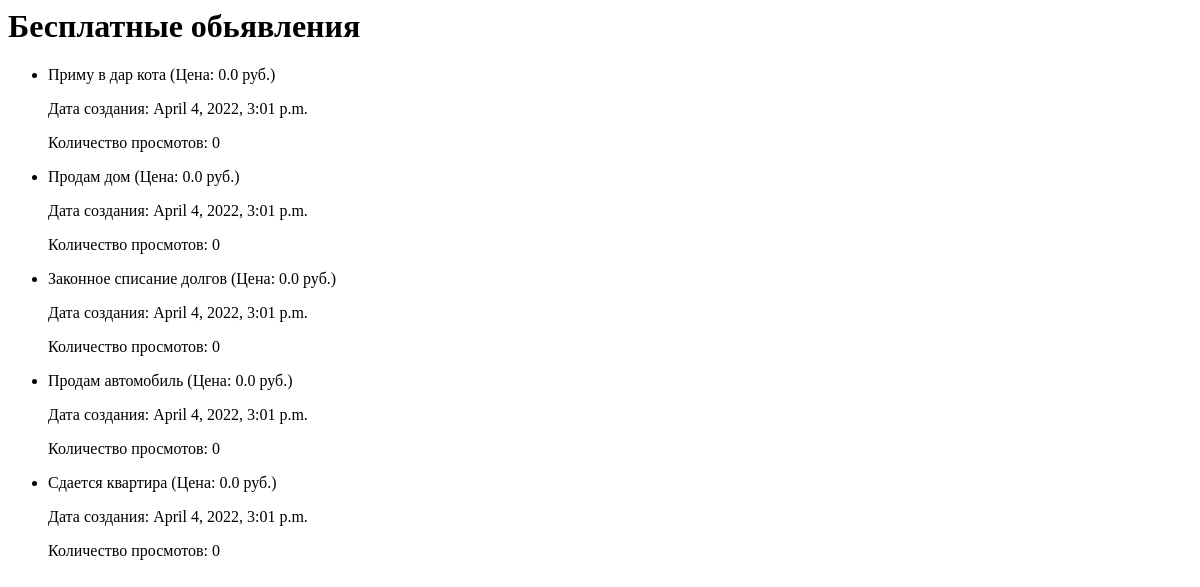
The app's page /advertisement_list/, older data.
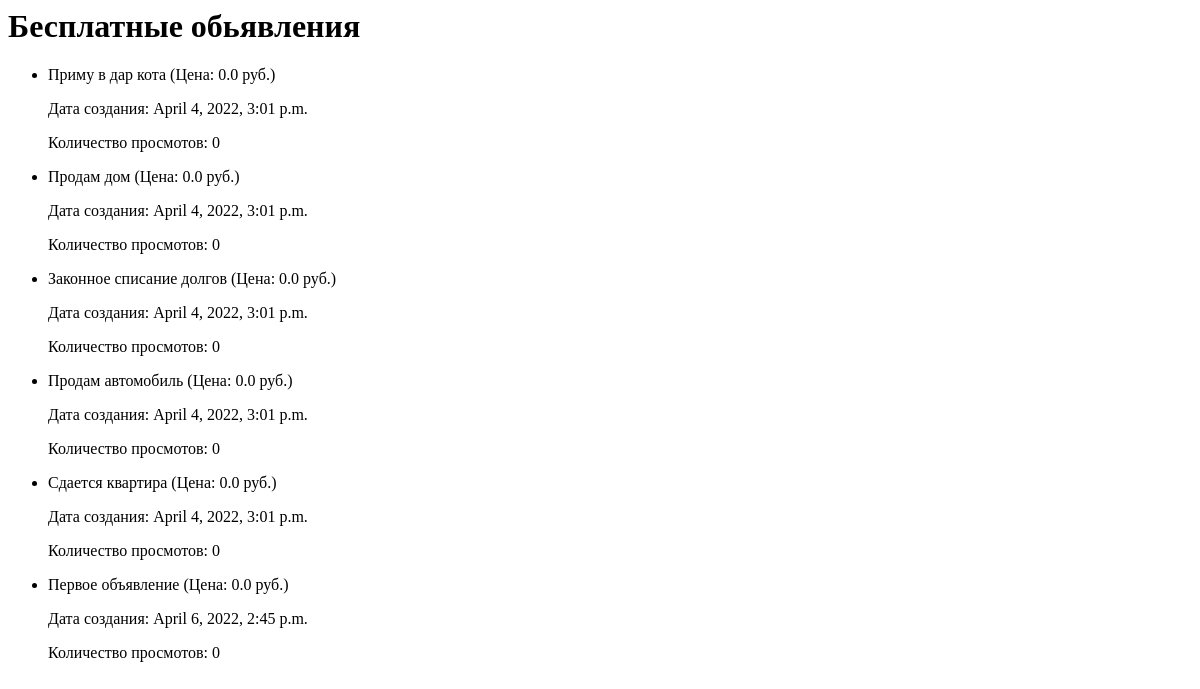
The same page, newer data.
### advertisements/models.py (models this page shows, shortened)
class Advertisement(models.Model):
    title = models.CharField(max_length=1500)
    description = models.TextField()
    created_at = models.DateTimeField(auto_now_add=True)
    updated_at = models.DateTimeField(auto_now=True)
    price = models.FloatField(verbose_name='цена', default=0)
    views_count = models.IntegerField(verbose_name='количество просмотров', default=0)

### advertisements/views.py (the view)
# urls.py: path('advertisement_list/', views.advertisement_list, name='advertisement_list'),
def advertisement_list(request, *args, **kwargs):
    advertisements = Advertisement.objects.all()
    return render(request, 'advertisements/advertisement_list.html', {'advertisements': advertisements})

### advertisements/templates/advertisements/advertisement_list.html
<html>
    <h1>
        Бесплатные обьявления
    </h1>
    {% if advertisements %}
    <ul>
        {% for advertisement in advertisements %}
            <li>
                {{ advertisement.title }} (Цена: {{ advertisement.price }} руб.)
            <p>
                Дата создания: {{ advertisement.created_at }}
            </p>
            <p>
                Количество просмотов: {{ advertisement.views_count }}
            </p>
            </li>
        {% endfor %}
    </ul>
    {% endif %}
</html>

Row changes from the older to the newer data that the page shows:
added Advertisement: title "Первое объявление", price "0.0", created_at "April 6, 2022, 2:45 p.m.", views_count "0"
